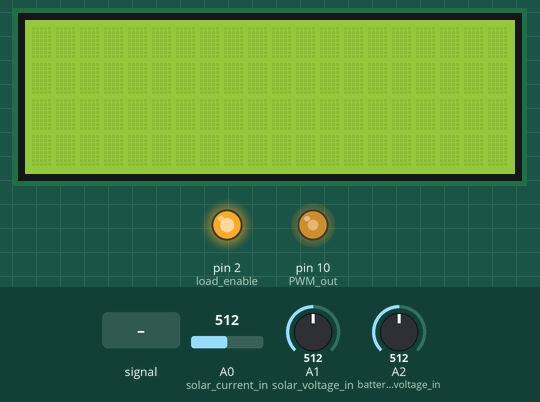
This sketch was run on a simulated Arduino Uno, built with avr-gcc and run on an emulated ATmega328P. On the bench: 20×4 character LCD, output pins drawn as LEDs (lit = HIGH). The inputs (shaded band) are chosen by the test bench; at power-on: A2 (battery_voltage_in) = 512, A0 (solar_current_in) = 512, A1 (solar_voltage_in) = 512.

Above: at 1.2 s.
1.3 s: A2 (battery_voltage_in) set to 368
At 3.1 s:
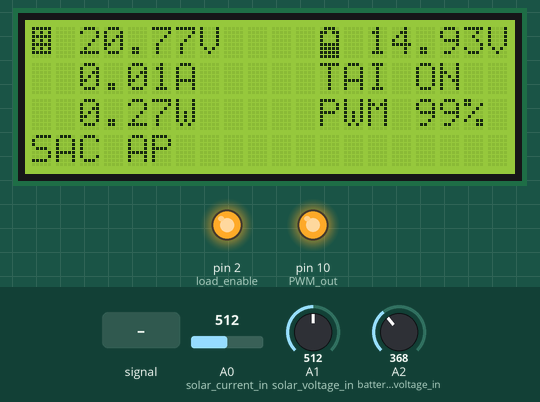
3.5 s: A2 (battery_voltage_in) set to 342
At 6.4 s:
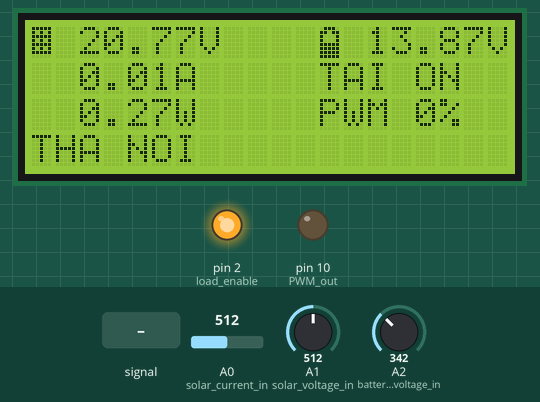
6.5 s: A0 (solar_current_in) fed a 2 Hz sine of ±306 counts around its level
At 7.6 s:
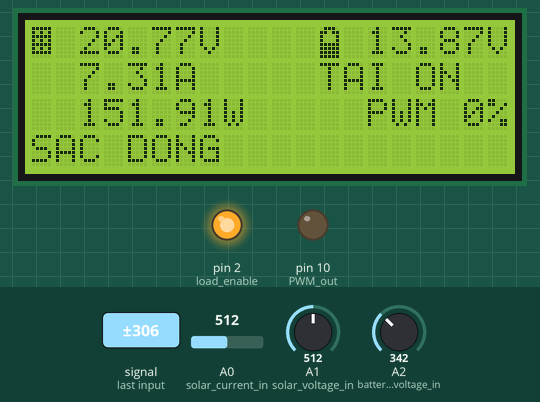
9.5 s: A2 (battery_voltage_in) set to 263
At 10.9 s:
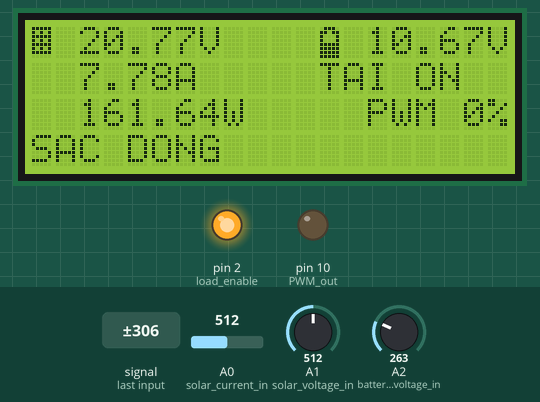
12.5 s: A2 (battery_voltage_in) set to 231
At 13.9 s:
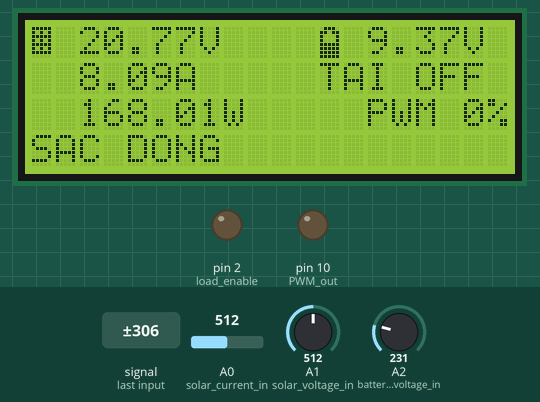
15.5 s: A0 (solar_current_in) set to 716
At 17.5 s:
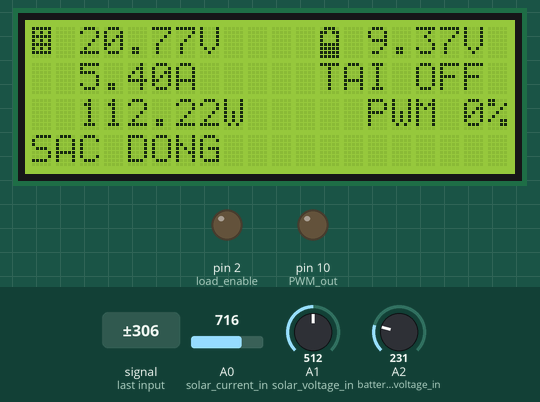
Timing chart, 0 to 18.6 s (numbered marks = the images above; inputs shaded):
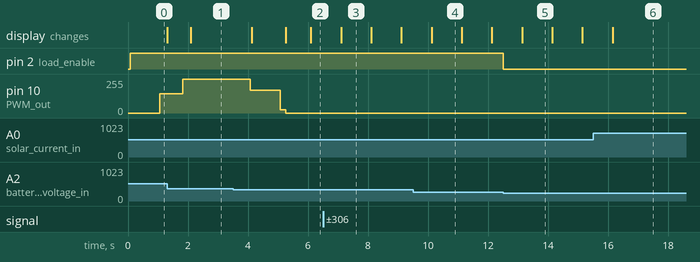

The sketch:

test.ino
```cpp
// Libraries
#include <LiquidCrystal.h>
#include <Wire.h>
#include "TimerOne.h"

const int RS = 8;
const int EN = 7;
const int D4 = 6;
const int D5 = 5;
const int D6 = 4;
const int D7 = 3;

LiquidCrystal lcd(RS, EN, D4, D5, D6, D7);

// Icons
uint8_t Battery[8] = {0x0E, 0x1B, 0x11, 0x11, 0x1F, 0x1F, 0x1F, 0x1F};
uint8_t Panel[8] = {0x1F, 0x15, 0x1F, 0x15, 0x1F, 0x15, 0x1F, 0x00};
uint8_t Pwm[8] = {0x1D, 0x15, 0x15, 0x15, 0x15, 0x15, 0x15, 0x17};
uint8_t Flash[8] = {0x01, 0x02, 0x04, 0x1F, 0x1F, 0x02, 0x04, 0x08};

// Constants
#define bulk_voltage_max 14.5 // dien ap max buck
#define bulk_voltage_min 13   // dien ap min buck

#define battery_min_voltage 10 // dien ap min bat
#define solar_min_voltage 17.8 // dien ap min sol
#define charging_current 2.0   // sac dong

#define absorption_max_current 2.0 // dong max tuyet doi
#define absorption_min_current 0.1 // dong min tuyet doi
#define absorption_voltage 14.7    // dien ap tuyet doi

#define float_voltage_max 13.6   // dien ap max noi
#define float_voltage_min 13.2 // dien ap min noi
#define float_voltage 13.4     // dien ap noi
#define float_max_current 0.12 // dong max noi
#define LCD_refresh_rate 1000

// Chế độ làm việc
byte BULK = 0; // Give values to each mode
byte ABSORPTION = 1;
byte FLOAT = 2;
byte mode = 0; // We start with mode 0 BULK

// Inputs
#define solar_voltage_in A1
#define solar_current_in A0
#define battery_voltage_in A2

// Outputs
#define PWM_out 10
#define load_enable 2

// Variables
float bat_voltage = 0;
int pwm_value = 0;
float solar_current = 0;
float current_factor = 0.185; // Value defined by manufacturer ACS712 5A
float solar_voltage = 0;
float solar_power = 0;
float solar_power_last = 0;
String load_status = "OFF";
int pwm_percentage = 0;
unsigned long before_millis = 0;
unsigned long now_millis = 0;
String mode_str = "SAC DONG";

void setup()
{
    pinMode(solar_voltage_in, INPUT); // Set pins as inputs
    pinMode(solar_current_in, INPUT);
    pinMode(battery_voltage_in, INPUT);

    pinMode(PWM_out, OUTPUT);   // Set pins as OUTPUTS
    digitalWrite(PWM_out, LOW); // Set PWM to LOW so MSOFET is off

    pinMode(load_enable, OUTPUT);
    digitalWrite(load_enable, LOW); // Start with the relay turned off

    Timer1.initialize(1000);

    TCCR1B = TCCR1B & B11111000 | B00000001; // timer 1 PWM frequency of 31372.55 Hz
    Serial.begin(9600);
    lcd.clear();
    lcd.begin(20, 4);
    lcd.createChar(0, Battery);
    lcd.createChar(1, Panel);
    lcd.createChar(2, Pwm);
    lcd.createChar(3, Flash);
    before_millis = millis(); // Used for LCD refresh rate
}

void loop()
{
    solar_voltage = get_solar_voltage(15);       // doc het 1.5ms đây là hàm lấy giá trị của điện áp solar
    bat_voltage = get_battery_voltage(15);       // đây là hàm lấy giá trị của điện áp acquy
    solar_current = get_solar_current(15);       //  đây là hàm lấy giá trị của dòng của solar
    solar_power = solar_voltage * solar_current; //  đây là hàm lấy giá trị của năng lượng của solar
    solar_power_last = solar_power;
    pwm_percentage = map(pwm_value, 0, 255, 0, 100); // chuyen gia tri pwm tu 0-255 thanh 0-100

    now_millis = millis();                             // lấy thời gian hiện tại
    if (now_millis - before_millis > LCD_refresh_rate) // nếu thời gian hiện tại - thời gian trước > thời gian cập nhật LCD
    {
        before_millis = now_millis; // cập nhật thời gian trước = thời gian hiện tại
        lcd.clear();
        lcd.setCursor(0, 0);         // chuyen den dong thu 0 cot thu 0
        lcd.write((byte)1);          // in ra ky tu 1
        lcd.print(" ");              // in ra khoang trang
        lcd.print(solar_voltage, 2); // in ra gia tri cua dien ap solar
        lcd.print("V");              // in ra ky tu V
        lcd.print("    ");           // in ra khoang trang
        lcd.write((byte)0);          // in ra acquy icon
        lcd.print(" ");              // in ra khoang trang
        lcd.print(bat_voltage, 2);   // in ra gia tri cua dien ap acquy
        lcd.print("V");              // in ra ky tu V

        lcd.setCursor(0, 1);         // chuyen den dong thu 1 cot thu 0
        lcd.print("  ");             //  in ra khoang trang
        lcd.print(solar_current, 2); // in ra gia tri cua dong solar
        lcd.print("A");              // in ra ky tu A
        lcd.print("     TAI ");      // in ra khoang trang và tên tải
        lcd.print(load_status);      // in ra trạng thái của tải

        lcd.setCursor(0, 2);       // chuyen den dong thu 2 cot thu 0
        lcd.print("  ");           // in ra khoang trang
        lcd.print(solar_power, 2); // in ra gia tri cua nang luong solar
        lcd.print("W");            // in ra ky tu W
        lcd.print("     PWM ");    // in ra khoang trang và tên PWM
        lcd.print(pwm_percentage); //  in ra gia tri cua PWM
        lcd.print("%");            // in ra ky tu %

        lcd.setCursor(0, 3); // chuyen den dong thu 3 cot thu 0
        lcd.print(mode_str); // in ra trạng thái của chế độ
    }

    ///////////////////////////FLOAT-che do tha noi///////////////////////////
    switch (mode)
    {
    case 2:
        /* code */
        if (bat_voltage < float_voltage_min) // nếu điện áp acquy < điện áp thả nổi tối thiểu
        {
            mode = BULK;           // chuyển chế độ thành ổn dòng
            mode_str = "SAC DONG"; // chuyển trạng thái chế độ thành SAC DONG
        }
        else
        {
            if (solar_current > float_max_current) // nếu dòng của solar > dòng thả nổi tối đa
            {                                      // If we exceed max current value, we change mode
                mode = BULK;                       // chuyển chế độ thành ổn dòng
                mode_str = "SAC DONG";             // chuyển trạng thái chế độ thành SAC DONG
            }                                      // End if >

            else // nếu dòng của solar < dòng thả nổi tối đa
            {

                if (bat_voltage > float_voltage) // nếu điện áp acquy > điện áp thả nổi
                {
                    pwm_value--;                              // giảm gia tri pwm
                    pwm_value = constrain(pwm_value, 0, 254); // giới hạn gia tri pwm từ 0-254
                }
                else // nếu điện áp acquy < điện áp thả nổi
                {
                    pwm_value++;                              // tăng gia tri pwm
                    pwm_value = constrain(pwm_value, 0, 254); // giới hạn gia tri pwm từ 0-254
                }
            }
            // End else > float_max_current
            analogWrite(PWM_out, pwm_value); // gửi giá trị pwm đến pin PWM_out
        }
        break;

    case 0:
        /* code */
        if (solar_current > charging_current) // nếu dòng của solar > dòng sạc tối đa
        {
            pwm_value--;                              // giảm gia tri pwm
            pwm_value = constrain(pwm_value, 0, 254); // giới hạn gia tri pwm từ 0-254
        }
        else // nếu dòng của solar < dòng sạc tối đa
        {
            // MPPT P&O
            if (solar_power > solar_power_last)
            {
                pwm_value++;                              // tăng gia tri pwm
                pwm_value = constrain(pwm_value, 0, 254); // giới hạn gia tri pwm từ 0-254
            }
            else
            {
                pwm_value--;                              // giảm gia tri pwm
                pwm_value = constrain(pwm_value, 0, 254); // giới hạn gia tri pwm từ 0-254
            }
        }
        analogWrite(PWM_out, pwm_value); // gửi giá trị pwm đến pin PWM_out
        break;

    case 1: // tức là acquy đang ở chế độ ổn áp khi mà điện áp nó lớn hơn 14.5V
        /* code */
        if (solar_current > absorption_max_current)   // nếu dòng của solar > dòng ổn áp tối đa
        {                                             // If we exceed max current value, we reduce duty cycle
            pwm_value--;                              // giảm gia tri pwm
            pwm_value = constrain(pwm_value, 0, 254); // giới hạn gia tri pwm từ 0-254
        }                                             // End if > absorption_max_current

        else // nếu dòng của solar < dòng ổn áp tối đa
        {
            if (bat_voltage > absorption_voltage) // nếu điện áp acquy > điện áp ổn áp
            {
                pwm_value++;                              // tăng gia tri pwm
                pwm_value = constrain(pwm_value, 0, 254); // giới hạn gia tri pwm từ 0-254
            }

            else // nếu điện áp acquy < điện áp ổn áp
            {
                /////////////// MPPT P&O ////////////////////
                if (solar_power > solar_power_last)
                {
                    pwm_value--;                              // giảm gia tri pwm
                    pwm_value = constrain(pwm_value, 0, 254); // giới hạn gia tri pwm từ 0-254
                }
                else
                {
                    pwm_value++;                              // giảm gia tri pwm
                    pwm_value = constrain(pwm_value, 0, 254); // giới hạn gia tri pwm từ 0-254
                }
            }

            if (solar_current < absorption_min_current) // nếu dòng của solar < dòng ổn áp tối thiểu
            {
                mode = FLOAT;         // chuyển chế độ thành thả nổi
                mode_str = "THA NOI"; // chuyển trạng thái chế độ thành THA NOI
            }
        }                                // End else > absorption_max_current
        analogWrite(PWM_out, pwm_value); // gửi giá trị pwm đến pin PWM_out
        break;

    default:
        break;
    }


    ////////////////////////////////////////////////////////////////////////

    if (bat_voltage < bulk_voltage_min) // nếu điện áp acquy < điện áp ổn dòng tối thiểu
    {
        mode = BULK;           // chuyển chế độ thành ổn dòng
        mode_str = "SAC DONG"; // chuyển trạng thái chế độ thành SAC DONG
    }
    if (bat_voltage >= bulk_voltage_max) // nếu điện áp acquy > điện áp ổn dòng tối đa
    {
        mode_str = "SAC AP"; // chuyển trạng thái chế độ thành SAC AP
        mode = ABSORPTION;   // chuyển chế độ thành ổn áp
    }

    ////////////////////////////////////////////////////////////////////////


    //////////////////TẢI//////////////////////////////

    if (bat_voltage < battery_min_voltage) // nếu điện áp acquy < điện áp acquy tối thiểu
    {
        digitalWrite(load_enable, LOW); // tắt tải
        load_status = "OFF";            // chuyển trạng thái tải thành OFF
    }
    else
    {
        digitalWrite(load_enable, HIGH); // bật tải
        load_status = "ON";              // chuyển trạng thái tải thành ON
    }
}

/////////////////////////FUNCTIONS/////////////////////////

float get_solar_voltage(int n_samples) // hàm lấy điện áp của solar
{
    float voltage = 0;                  // khởi tạo giá trị điện áp của solar
    for (int i = 0; i < n_samples; i++) // lặp n_samples lần
    {
        voltage += (analogRead(solar_voltage_in) * (5.0 / 1023.0) * 8.3); // tính điện áp của solar
    }
    voltage = voltage / n_samples; // tính điện áp của solar
    if (voltage < 0)               // nếu điện áp của solar < 0
    {
        voltage = 0; // điện áp của solar = 0
    }
    return (voltage); // trả về điện áp của solar
}

float get_battery_voltage(int n_samples) // hàm lấy điện áp của battery
{
    float voltage = 0;                  // khởi tạo giá trị điện áp của battery
    for (int i = 0; i < n_samples; i++) // lặp n_samples lần
    {
        voltage += (analogRead(battery_voltage_in) * (5.0 / 1023.0) * 8.3); // tính điện áp của battery
    }
    voltage = voltage / n_samples; // tính điện áp của battery
    if (voltage < 0)               // nếu điện áp của battery < 0
    {
        voltage = 0; // điện áp của battery = 0
    }
    return (voltage); // trả về điện áp của battery
}

float get_solar_current(int n_samples) // hàm lấy dòng của solar
{
    float Sensor_voltage;               // khởi tạo giá trị điện áp của sensor
    float current = 0;                  // khởi tạo giá trị dòng của solar
    for (int i = 0; i < n_samples; i++) // lặp n_samples lần
    {
        Sensor_voltage = analogRead(solar_current_in) * (5.0 / 1023.0); // tính điện áp của sensor
        current = current + (Sensor_voltage - 2.5) / current_factor;    // tính dòng của solar
    }
    current = current / n_samples; // tính dòng của solar
    if (current < 0)               // nếu dòng của solar < 0
    {
        current = 0; // dòng của solar = 0
    }
    return (current); // trả về dòng của solar
}
```

Measured:
- the behaviour switches between 358 and 357 on A2 (battery_voltage_in) (found by bisection; images 1 and 2)
- the behaviour switches between 247 and 246 on A2 (battery_voltage_in) (found by bisection; images 4 and 5)
- after the input at 3.5 s, pin 10 (PWM_out): 254/255 → 171/255 after 0.57 s, → 25/255 1.0 s later, → 0/255 0.18 s later; the display: first changes after 0.63 s (image 2 shows a later state)
- after the input at 6.5 s, the display: changes after 0.60 s (image 3)
- after the input at 12.5 s, pin 2 (load_enable): HIGH → LOW at once; the display: changes after 0.64 s (image 5)
- what the display in image 3 shows lasts 1.0 s, from 7.1 s to 8.1 s
